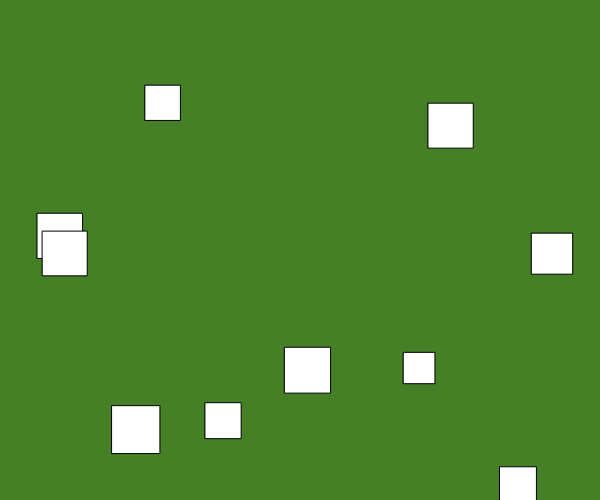
Frame 1 (no input)
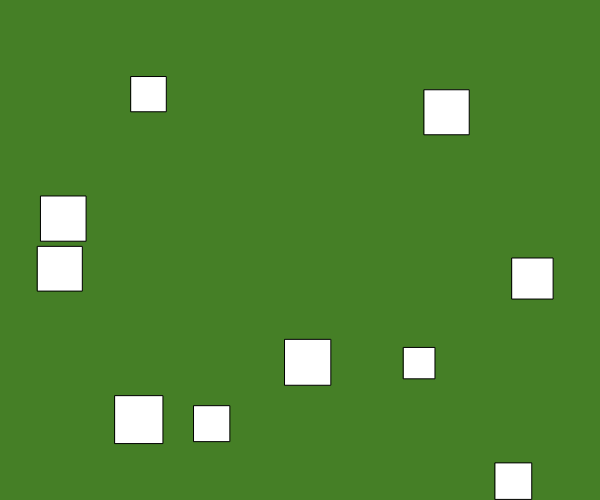
Frame 60 (no input)
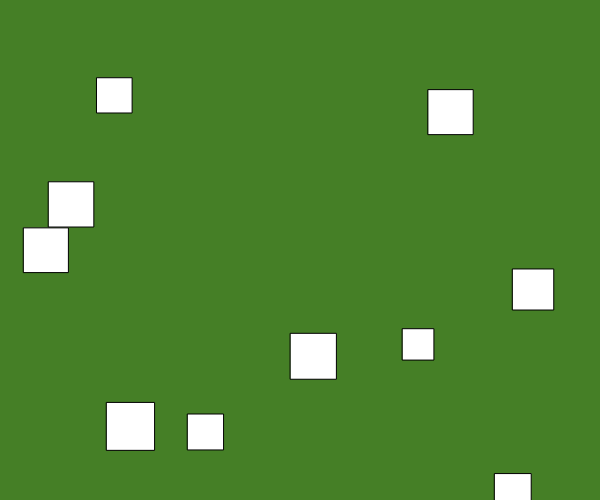
Frame 120 (the mouse pressed at the canvas centre since frame 60)

The p5.js sketch that drew these frames (run headless with seeded random() and noise() and a simulated clock; from frame 60 on, the mouse is pressed at the canvas centre):

// p5.js sketch
// ── sketch.js
var bug1; // Declare objects
var bug2;
var bug3;
var bug4;
var bug5;
var bug6;
var bug7;
var bug8;
var bug9;
var bug10;

function setup() {
	createCanvas(600, 500);
	// Create object
	bug1 = new Jitter();
	bug2 = new Jitter();
	bug3 = new Jitter();
	bug4 = new Jitter();
	bug5 = new Jitter();
	bug6 = new Jitter();
	bug7 = new Jitter();
	bug8 = new Jitter();
	bug9 = new Jitter();
	bug10 = new Jitter();
}

function draw() {
	background(69, 127, 38);
	bug1.move();
	bug1.display();
	bug2.move();
	bug2.display();
	bug3.move();
	bug3.display();
	bug4.move();
	bug4.display();
	bug5.move();
	bug5.display();
	bug6.move();
	bug6.display();
	bug7.move();
	bug7.display();
	bug8.move();
	bug8.display();
	bug9.move();
	bug9.display();
	bug10.move();
	bug10.display();
}

// Jitter class
function Jitter() {
	this.x = random(width);
	this.y = random(height);
	this.diameter = random(30, 50);
	this.speed = 3;

	this.move = function() {
		this.x += random(-this.speed, this.speed);
		this.y += random(-this.speed, this.speed);
	};

	this.display = function() {
		rect(this.x, this.y, this.diameter, this.diameter);
	};
}
